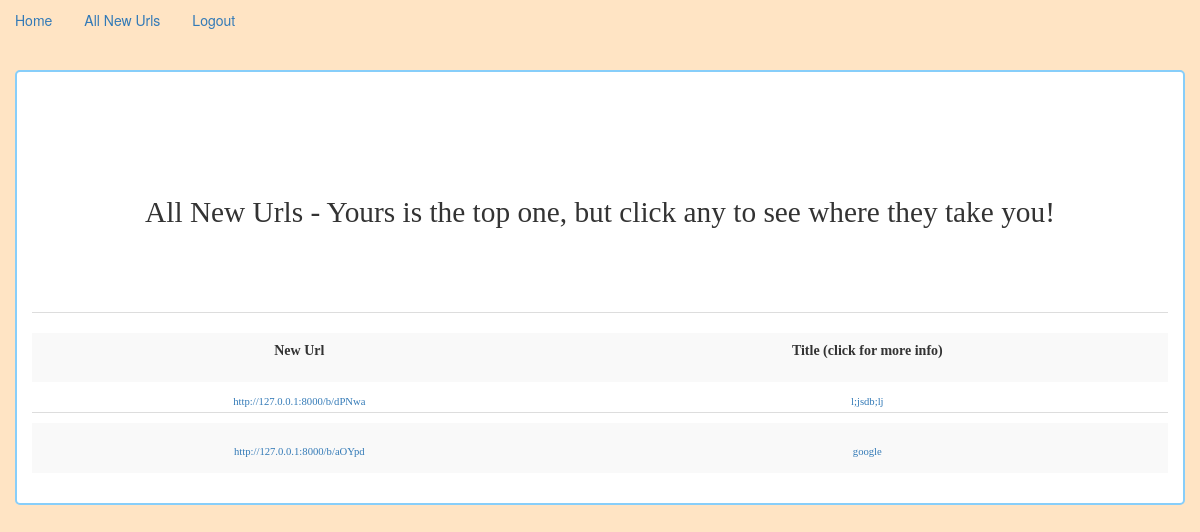
Page /list/ (signed in) on the earlier database version.
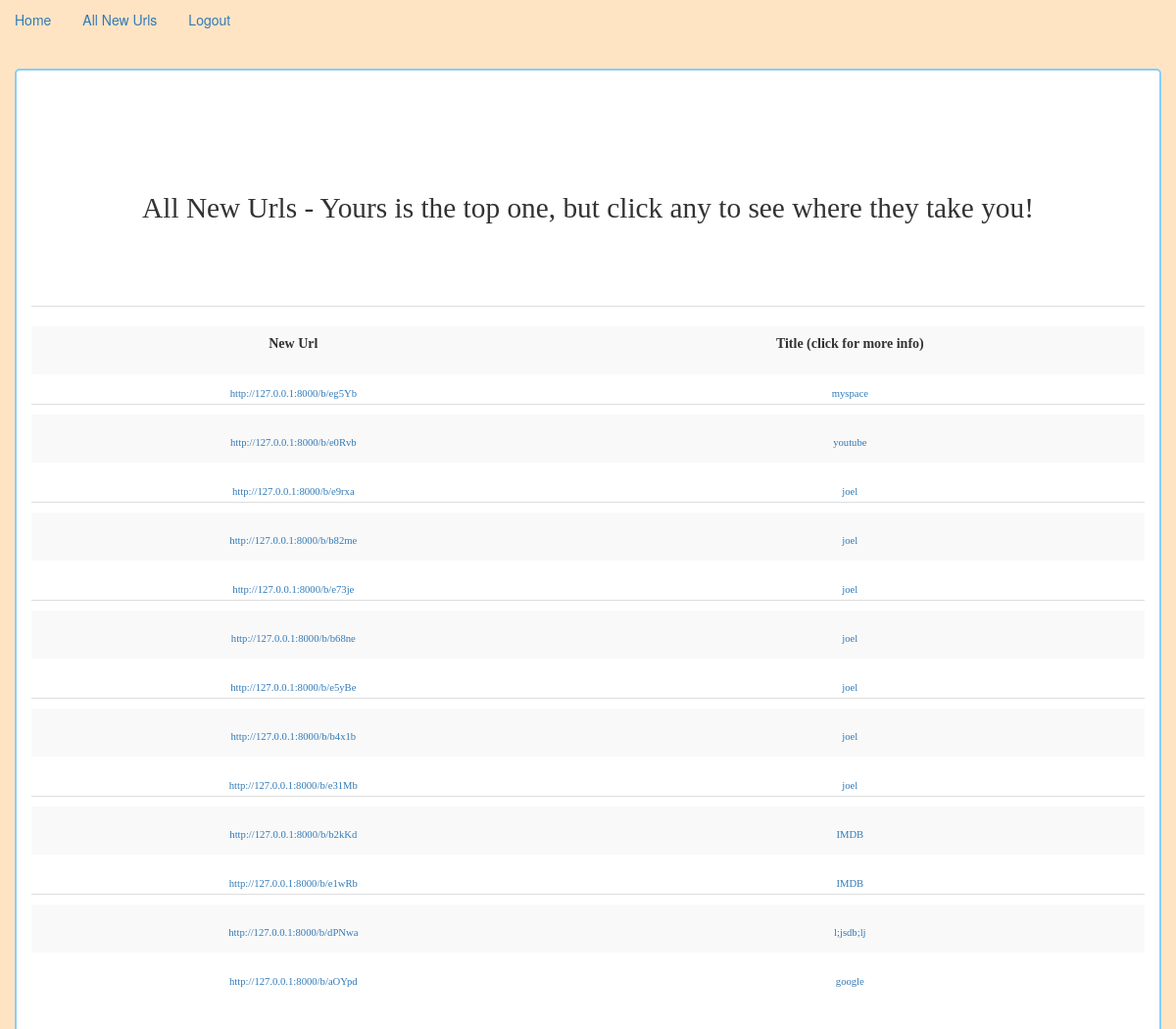
Same page on the later database version.
### url_app/models.py (models this page shows, shortened)
class Bookmark(models.Model):
    original_url = models.URLField()
    title = models.CharField(max_length=30)
    description = models.CharField(max_length=100)
    shortened_url = models.CharField(max_length=100)
    timestamp = models.DateTimeField(auto_now_add=True)
    user = models.ForeignKey(User)
    class Meta:
        ordering = ['-timestamp']

### url_app/views.py (the view)
# urls.py: url(r'^list/', BookmarkListView.as_view(), name="bookmark_list_view"),
class BookmarkListView(ListView):
    model = Bookmark
    def get_queryset(self):
        return Bookmark.objects.filter(user=self.request.user)

### templates/url_app/bookmark_list.html (shortened to what this page needs)
{% extends 'base.html' %}
{% block content %}
    <br><br>
<h5 class="list-title">All New Urls - Yours is the top one, but click any to see where they take you!</h5>
    <br><br>
<table class="table table-striped">
<th>New Url</th><th>Title (click for more info)</th>
{% for url in object_list %}
    <tr>
        <td><a href="{% url 'redirect' url.shortened_url %}">http://127.0.0.1:8000/b/{{ url.shortened_url }}</a></td>
        <td><a href="{% url 'detail_view' url.id %}">{{ url.title }}</a> </td>
    </tr>
{% endfor %}
</table>
{% endblock %}

### templates/base.html (shortened to what this page needs)
{% load static %}
<!DOCTYPE html>
<html lang="en">
<head>
    <link href="https://maxcdn.bootstrapcdn.com/bootstrap/3.3.6/css/bootstrap.min.css" rel="stylesheet">
    <link rel="stylesheet" href="{% static 'style.css' %}">
</head>
<body class="colors">
<ul class="nav nav-pills">
  <li role="presentation"><a href="{% url 'first_view' %}">Home</a></li>
  <li role="presentation"><a href="{% url 'bookmark_list_view' %}">All New Urls</a></li>
    {% if request.user.is_authenticated %}
    <li><a href="{% url 'logout' %}">Logout</a></li>
    {% endif %}
</ul>
<div class="container">
{% block content %}
{% endblock %}
</div>
</body>
</html>

### url_app/static/style.css (style rules this page uses)
.colors { background-color: bisque; }
.container { padding-bottom: 20px; padding-top: 40px; background-color: white; border: solid 2px lightskyblue; text-align: center; margin-top: 30px; margin-bottom: 30px; border-radius: 5px; webkit-border-shadow:10px 10px 5px rgb(200,200,200); font-family: Zapfino; }
th,tr { text-align: center; height: 50px; }
tr a { margin-top: 10px; font-size:8pt ; position: relative; top:10px; }
tr { position: relative; top:10px; }
th { position: relative; top:10px; }
.list-title { line-height: 100px; font-size: 22pt; }

Differences in the rows shown:
added Bookmark: shortened_url "eg5Yb", title "myspace"
added Bookmark: shortened_url "e0Rvb", title "youtube"
added Bookmark: shortened_url "e9rxa", title "joel"
added Bookmark: shortened_url "b82me", title "joel"
added Bookmark: shortened_url "e73je", title "joel"
added Bookmark: shortened_url "b68ne", title "joel"
added Bookmark: shortened_url "e5yBe", title "joel"
added Bookmark: shortened_url "b4x1b", title "joel"
added Bookmark: shortened_url "e31Mb", title "joel"
added Bookmark: shortened_url "b2kKd", title "IMDB"
added Bookmark: shortened_url "e1wRb", title "IMDB"
